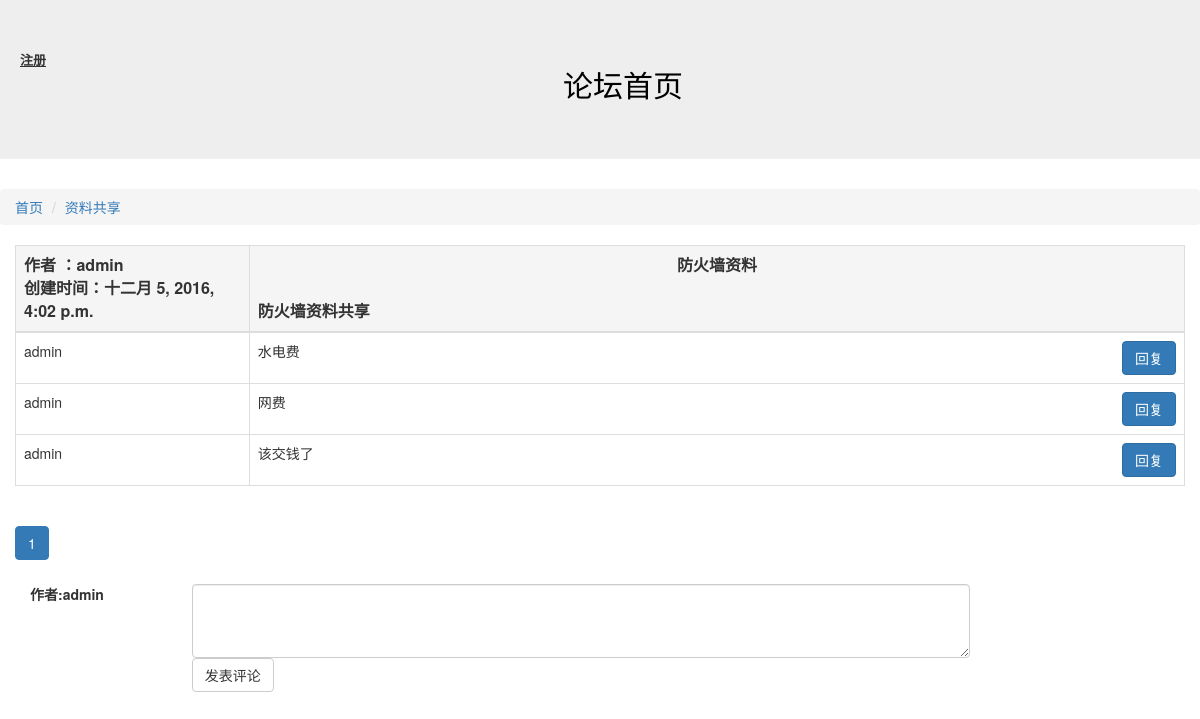
Before: /article/detail/16 (signed in) with the older database file.
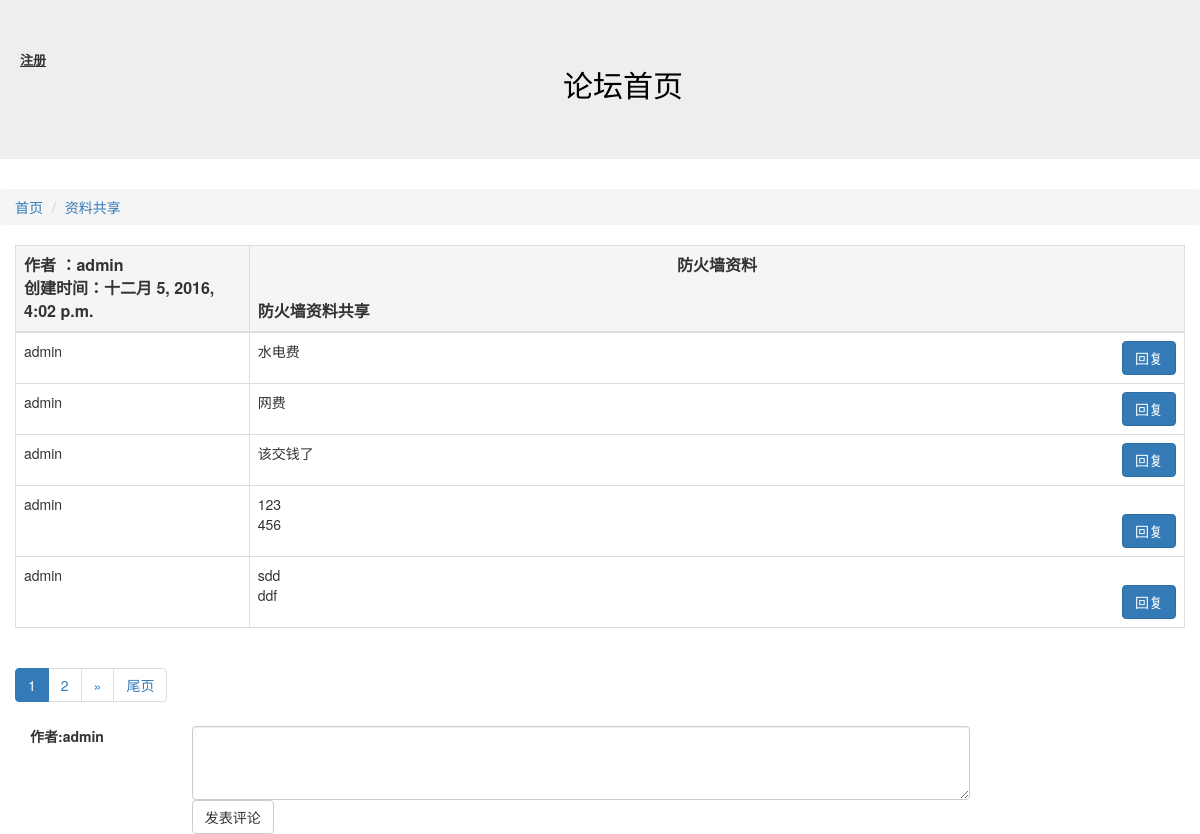
After: the same page with the newer database file.
### comment/models.py (models this page shows, shortened)
class Comment(models.Model):
    owner = models.ForeignKey(User,verbose_name="作者")
    article = models.ForeignKey(Article,verbose_name="文章ID")
    content = models.CharField("评论内容",max_length=10000)
    status = models.IntegerField("状态",choices=((0,"正常"),(-1,"关闭")))
    to_comment = models.ForeignKey("self",null=True,blank=True,verbose_name="被回复评论")
    create_timestamp = models.DateTimeField("创建时间",auto_now_add=True)
    last_timestamp = models.DateTimeField("最后更新时间",auto_now=True)
    class Meta:
        verbose_name = "评论"
        verbose_name_plural = "评论"

### article/views.py (the view)
# urls.py: url(r'^detail/(?P<d_id>\d+)',detail),
@login_required
def detail(request,d_id):
    d_id = int(d_id)
    article = Article.objects.get(id=d_id)
    page_no = int(request.GET.get("page_no","1"))
    all_comments = Comment.objects.filter(article=article,status=0).order_by("id")
    comments_objs,page = paginate_queryset(all_comments,page_no,5)
    return render(request,"detail.html",{"detail":article,"page":page,"comments":comments_objs})

### tools.py (called while the page is built)
def paginate_queryset(obj,page_no,cnt_per_page=10,half_show_length=5):
    p = Paginator(obj,cnt_per_page)
    if page_no > p.num_pages:
        page_no = p.num_pages
    if page_no <= 0:
        page_no = 1
    page_links = [ i for i in range(page_no - half_show_length,page_no + half_show_length+1) if i > 0 and i <= p.num_pages]
    page = p.page(page_no)
    count = p.count
    previous_link = page_links[0] -1
    next_link = page_links[-1]+1
    pagination_data = {"has_previous": previous_link > 0,
			"has_next": next_link <= p.num_pages,
			"previous_link":page_no-1,
			"next_link":page_no+1,
			"page_cnt":p.num_pages,
			"current_no":page_no,
			"page_links":page_links,
			"count":count,
}
    return (page.object_list,pagination_data)

### article/templates/detail.html (shortened to what this page needs)
{% extends "base.html" %}
{% block content %}
<ol class="breadcrumb">
  <li ><a href="/">首页</a></li>
  <li class="active"><a href="/article/list/{{ detail.block.id }}">{{ detail.block.names }}</a></li>
</ol>
<div class="col-sm-12">
<table class="table table-bordered">
        <thead>
         <th class="active" style=width:20%;font-size:16px>作者  ：{{ detail.owner }}</br> 创建时间：{{ detail.create_timestamp }}   </br></th>
         <th class="active" style=with:60%;font-size:16px><center>{{ detail.title }} </center></br> {{ detail.content }} </th>
        </thead>
        <tbody>
        {%for comment in comments %}
        <tr >
                <td>{{ comment.owner }}</td>
                <td>
{{ comment.content | linebreaksbr }} <a href="#replyRegion" data-id="{{ comment.id }}"  class="replyBtn btn btn-primary pull-right">回复</a>  </td>
        </tr>
        {% endfor %}
        </tbody>
</table>
{% include "Pagination.html" %}
</div>
<div class="col-sm-10">
<div class="form-group">
<label for="inputEmail3" class="col-sm-2 control-label">作者:{{ request.user }}</label>
<div id="replyRegion" class="col-sm-10">
<textarea id="commentContent" class="form-control" rows="3"></textarea>
</div>
</div>
<div class="form-group">
    <div class="col-sm-offset-2 col-sm-10">
      <button id="commentBtn" type="submit" class="btn btn-default">发表评论</button>
    </div>
  </div>
</div>
{% endblock %}

Changed rows visible on the page:
added Comment: owner "admin", content "123 456"
added Comment: owner "admin", content "sdd ddf"
Other visible differences:
new list line: "2"
text now shown: "» 尾页"
